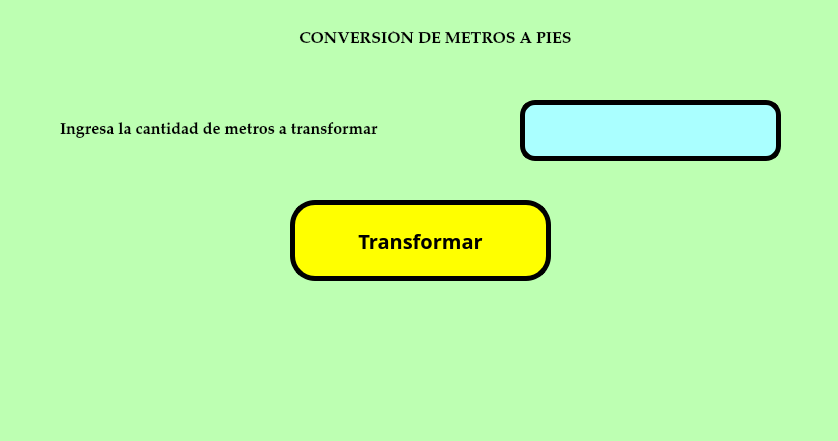
<?xml version="1.0" encoding="UTF-8"?>
<ui version="4.0">
 <class>MainWindow</class>
 <widget class="QMainWindow" name="MainWindow">
  <property name="geometry">
   <rect>
    <x>0</x>
    <y>0</y>
    <width>838</width>
    <height>441</height>
   </rect>
  </property>
  <property name="windowTitle">
   <string>MainWindow</string>
  </property>
  <property name="styleSheet">
   <string notr="true">background-color: rgb(170, 85, 255);
background-color: rgb(189, 255, 178);</string>
  </property>
  <widget class="QWidget" name="centralwidget">
   <widget class="QPushButton" name="btn_Transformar">
    <property name="geometry">
     <rect>
      <x>290</x>
      <y>200</y>
      <width>261</width>
      <height>81</height>
     </rect>
    </property>
    <property name="font">
     <font>
      <family>Sylfaen</family>
      <pointsize>15</pointsize>
      <weight>75</weight>
      <bold>true</bold>
     </font>
    </property>
    <property name="styleSheet">
     <string notr="true">background-color: rgb(255, 255, 0);
border-radius: 25px;
border:  5px solid black;</string>
    </property>
    <property name="text">
     <string>Transformar</string>
    </property>
   </widget>
   <widget class="QLineEdit" name="txt_Metros">
    <property name="geometry">
     <rect>
      <x>520</x>
      <y>100</y>
      <width>261</width>
      <height>61</height>
     </rect>
    </property>
    <property name="font">
     <font>
      <pointsize>10</pointsize>
     </font>
    </property>
    <property name="styleSheet">
     <string notr="true">background-color: rgb(170, 255, 255);
border-radius: 15px;
border:  5px solid black;</string>
    </property>
   </widget>
   <widget class="QLabel" name="label">
    <property name="geometry">
     <rect>
      <x>60</x>
      <y>110</y>
      <width>451</width>
      <height>41</height>
     </rect>
    </property>
    <property name="font">
     <font>
      <family>Palatino Linotype</family>
      <pointsize>12</pointsize>
      <weight>75</weight>
      <bold>true</bold>
     </font>
    </property>
    <property name="text">
     <string>Ingresa la cantidad de metros a transformar</string>
    </property>
   </widget>
   <widget class="QLabel" name="label_2">
    <property name="geometry">
     <rect>
      <x>210</x>
      <y>20</y>
      <width>451</width>
      <height>41</height>
     </rect>
    </property>
    <property name="font">
     <font>
      <family>Palatino Linotype</family>
      <pointsize>12</pointsize>
      <weight>75</weight>
      <bold>true</bold>
     </font>
    </property>
    <property name="text">
     <string>&lt;html&gt;&lt;head/&gt;&lt;body&gt;&lt;p align=&quot;center&quot;&gt;CONVERSIÓN DE METROS A PIES&lt;/p&gt;&lt;/body&gt;&lt;/html&gt;</string>
    </property>
   </widget>
  </widget>
  <widget class="QMenuBar" name="menubar">
   <property name="geometry">
    <rect>
     <x>0</x>
     <y>0</y>
     <width>838</width>
     <height>26</height>
    </rect>
   </property>
  </widget>
  <widget class="QStatusBar" name="statusbar"/>
 </widget>
 <resources/>
 <connections/>
</ui>
